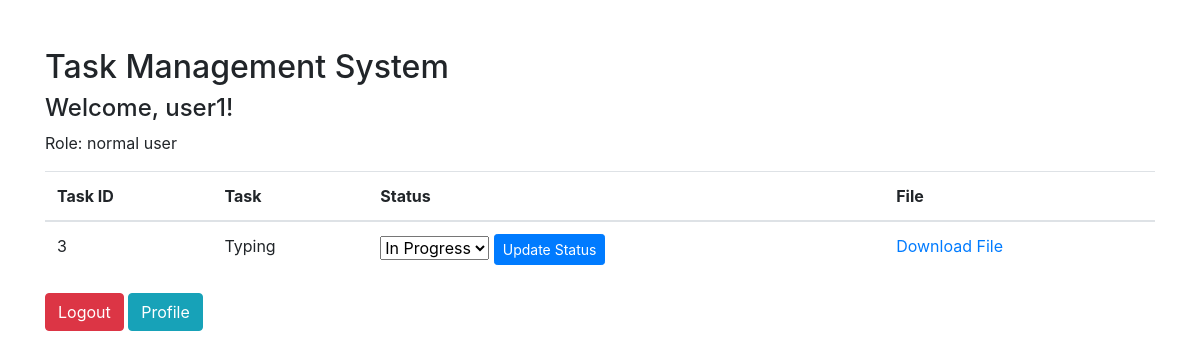
/ (signed in), run on the app's committed database.
### tables this page shows
CREATE TABLE tasks (
    id INTEGER PRIMARY KEY AUTOINCREMENT,
    task TEXT NOT NULL,
    status TEXT NOT NULL,
    user_id INTEGER, file_path TEXT,
    FOREIGN KEY (user_id) REFERENCES users (id)
);

### app.py (the view)
@app.route('/')
def home():
    if 'user_id' not in session:
        flash('You need to log in first.', 'danger')
        return redirect(url_for('login'))
    conn = get_db_connection()
    cursor = conn.cursor()
    cursor.execute('SELECT * FROM tasks')
    tasks = cursor.fetchall()
    conn.close()
    return render_template('home.html', tasks=tasks, username=session['username'], role=session['role'], os=os)  # Pass os module to template context

### app.py (called while the page is built)
def get_db_connection():
    conn = sqlite3.connect('users.db')
    conn.row_factory = sqlite3.Row
    return conn

### templates/home.html (shortened to what this page needs)
<!DOCTYPE html>
<html lang="en">
<head>
    <link rel="stylesheet" href="https://stackpath.bootstrapcdn.com/bootstrap/4.3.1/css/bootstrap.min.css">
</head>
<body>
  <div class="container">
    <h2 class="mt-5">Task Management System</h2>
    <h4>Welcome, {{ username }}!</h4>
    <p>Role: {{ role }}</p>
    <table class="table mt-3">
      <thead>
        <tr>
          <th>Task ID</th>
          <th>Task</th>
          <th>Status</th>
          <th>File</th>
        </tr>
      </thead>
      <tbody>
        {% for task in tasks %}
          <tr>
            <td>{{ task['id'] }}</td>
            <td>{{ task['task'] }}</td>
            <td>
              <form action="{{ url_for('update_task', task_id=task['id']) }}" method="post">
                <select name="status">
                  <option value="in progress" {% if task['status'] == 'in progress' %} selected {% endif %}>In Progress</option>
                </select>
                <button type="submit" class="btn btn-sm btn-primary">Update Status</button>
              </form>
            </td>
            <td>
              {% if task['file_path'] %}
                <a href="{{ url_for('download_file', filename=os.path.basename(task['file_path'])) }}">Download File</a>
              {% else %}
                No file uploaded
              {% endif %}
            </td>
          </tr>
        {% endfor %}
      </tbody>
    </table>
    <a href="{{ url_for('logout') }}" class="btn btn-danger">Logout</a>
    <a href="{{ url_for('profile') }}" class="btn btn-info">Profile</a>
  </div>
</body>
</html>

### data on the page
tasks: id "3", task "Typing", status "In Progress"

### other printed values
{{ username }} "user1"
{{ role }} "normal user"
